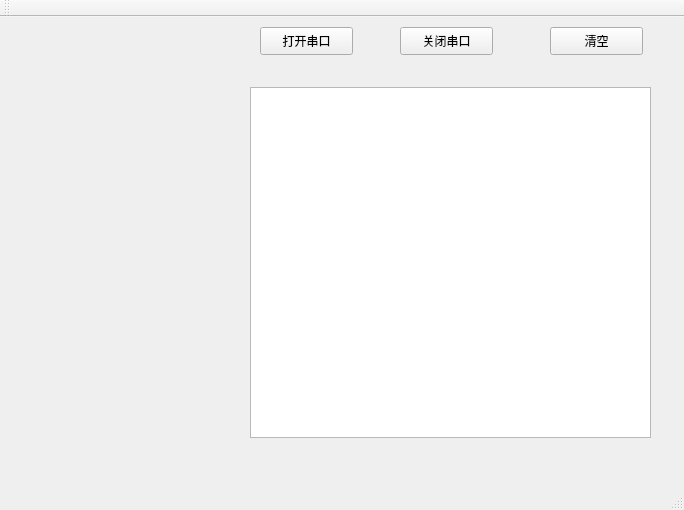
<?xml version="1.0" encoding="UTF-8"?>
<ui version="4.0">
 <class>MainWindow</class>
 <widget class="QMainWindow" name="MainWindow">
  <property name="geometry">
   <rect>
    <x>0</x>
    <y>0</y>
    <width>684</width>
    <height>510</height>
   </rect>
  </property>
  <property name="windowTitle">
   <string>MainWindow</string>
  </property>
  <widget class="QWidget" name="centralWidget">
   <widget class="QPushButton" name="pushButton">
    <property name="geometry">
     <rect>
      <x>260</x>
      <y>10</y>
      <width>93</width>
      <height>28</height>
     </rect>
    </property>
    <property name="text">
     <string>打开串口</string>
    </property>
   </widget>
   <widget class="QPushButton" name="pushButton_2">
    <property name="geometry">
     <rect>
      <x>400</x>
      <y>10</y>
      <width>93</width>
      <height>28</height>
     </rect>
    </property>
    <property name="text">
     <string>关闭串口</string>
    </property>
   </widget>
   <widget class="QTextBrowser" name="textBrowser">
    <property name="geometry">
     <rect>
      <x>250</x>
      <y>70</y>
      <width>401</width>
      <height>351</height>
     </rect>
    </property>
   </widget>
   <widget class="QPushButton" name="pushButton_3">
    <property name="geometry">
     <rect>
      <x>550</x>
      <y>10</y>
      <width>93</width>
      <height>28</height>
     </rect>
    </property>
    <property name="text">
     <string>清空</string>
    </property>
   </widget>
  </widget>
  <widget class="QMenuBar" name="menuBar">
   <property name="geometry">
    <rect>
     <x>0</x>
     <y>0</y>
     <width>684</width>
     <height>26</height>
    </rect>
   </property>
  </widget>
  <widget class="QToolBar" name="mainToolBar">
   <attribute name="toolBarArea">
    <enum>TopToolBarArea</enum>
   </attribute>
   <attribute name="toolBarBreak">
    <bool>false</bool>
   </attribute>
  </widget>
  <widget class="QStatusBar" name="statusBar"/>
 </widget>
 <layoutdefault spacing="6" margin="11"/>
 <resources/>
 <connections/>
</ui>
